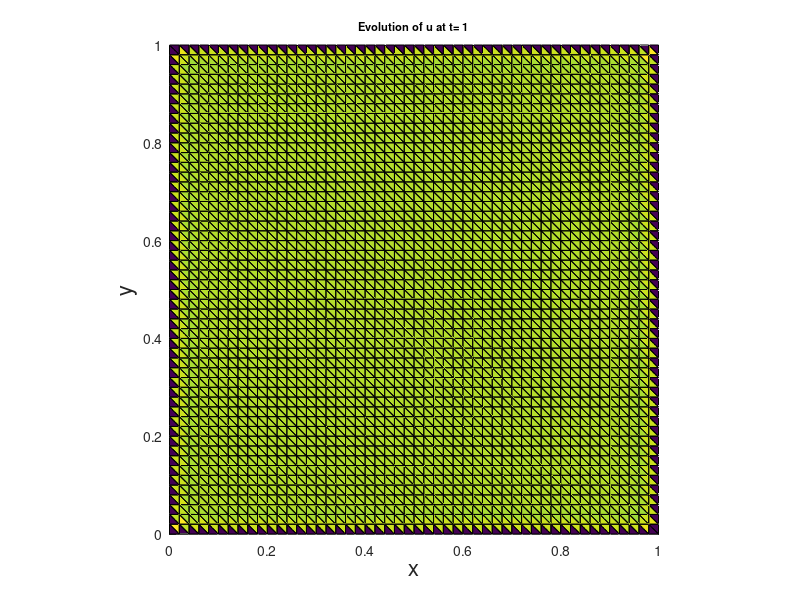

MATLAB code to generate this figure:
%% This script solves schnakenberg reaction kinetics on a fixed square.
% Wakil Sarfaraz   30/11/15
clear all;
tic
xmax = 1;
tm = 1;
dt = 0.01;
M = tm/dt;

du = 0.01;
dv = 4;
d = 0;
a = 0.4;
b = 0.4;
gam = 300;

N = 50; 
X = linspace(0,xmax,N+1);
T = linspace(0, tm,M+1); 
[x, y] = meshgrid(X,X); 
                       
x =x(:);  
y =y(:);  
NNODES = (N+1)^2;



U = zeros(NNODES,1);
V = zeros(NNODES,1);



  
NTRI = 2*N^2;  
LNODES = zeros(NTRI,3); 
for i = 1:N
    for j = 1: N
        LNODES(i+2*(j-1)*N,1) = i+(j-1)*(N+1);
        LNODES(i+2*(j-1)*N,2) = i+j*(N+1); 
        LNODES(i+2*(j-1)*N,3) = (i+1)+(j-1)*(N+1); 
        
        LNODES(i+N+2*(j-1)*N,1) = i+1+j*(N+1); 
        LNODES(i+N+2*(j-1)*N,2) = (i+1)+(j-1)*(N+1);
        LNODES(i+N+2*(j-1)*N,3) = i+j*(N+1);
                                   
    end
end

for i = 1 : NNODES
    if (x(i)==0 || x(i)==xmax || y(i)==0 || y(i)==xmax)
        U(i) = 0;
        V(i) = 0;
    else
    U(i) = a + b + 0.001*exp(-100*(abs(x(i)-0.5)^2+(y(i)-1/3)^2));
    %V(i) = a + b + 0.001*abs(sin(-100*((x(i)-0.5)^2+(y(i)-1/3)^2)));
  
    V(i) = b/(a+b)^2; 
    end
end
ui = [min(U) max(U)]
vi = [min(V) max(V)]
% figure(1)
% title ('Schnakenberg Kinetics with Du=40, Dv=2, gamma=500')
% subplot (2,2,1)
% trisurf(LNODES,x,y,U(:,:))
% xlabel('x')
% ylabel('y')
% view(2)
% %title('Initial pattern of u')
% legend('Initial u')
% shading interp
% axis equal tight
% subplot(2,2,2)
% trisurf(LNODES,x,y,V(:,:))
% xlabel('x')
% ylabel('y')
% view(2)
% %title('Initial pattern of v')
% legend('Initial v')
% shading interp
% axis equal tight



SPSM = sparse(NNODES, NNODES);
SPMM = sparse(NNODES, NNODES);
SPC = sparse(NNODES,NNODES);
SPD =sparse (NNODES,NNODES);

UG = zeros(NNODES,1);
VG = zeros(NNODES,1);

RHSU = zeros(NNODES,1);         
RHSV = zeros(NNODES,1);

for n = 1: NTRI
    r1 = [x(LNODES(n,1)) y(LNODES(n,1))];
    r2 = [x(LNODES(n,2)) y(LNODES(n,2))];
    r3 = [x(LNODES(n,3)) y(LNODES(n,3))];
    J = [r2(1)-r1(1) r2(2)-r1(2); r3(1)-r1(1) r3(2)-r1(2)]; 
    
    StiffL = (1/(2*det(J)))* [(r2-r3)*(r2-r3)' (r2-r3)*(r3-r1)' (r2-r3)*(r1-r2)';...
           (r2-r3)*(r3-r1)' (r3-r1)*(r3-r1)' (r3-r1)*(r1-r2)';...
           (r2-r3)*(r1-r2)' (r3-r1)*(r1-r2)' (r1-r2)*(r1-r2)'];
       
       ksi = [0 1/2]';
       eta = [0 1/2]';
       
       xx = [(1-ksi(1)-eta(1))*r1(1)+ksi(1)*r2(1)+eta(1)*r3(1) (1-ksi(2)-eta(2))*r1(1)+ksi(2)*r2(1)+eta(2)*r3(1)]';
       yy = [(1-ksi(1)-eta(1))*r1(2)+ksi(1)*r2(2)+eta(1)*r3(2) (1-ksi(2)-eta(2))*r1(2)+ksi(2)*r2(2)+eta(2)*r3(2)]';
       
 MassL = det(J)*[1/12 1/24 1/24; 1/24 1/12 1/24; 1/24 1/24 1/12]; 
 

 CL = det(J)/360*[12*U(LNODES(n,1))*V(LNODES(n,1))+3*(U(LNODES(n,1))*V(LNODES(n,2))+U(LNODES(n,2))*V(LNODES(n,1))+...
     U(LNODES(n,1))*V(LNODES(n,3))+U(LNODES(n,3))*V(LNODES(n,1)))+2*(U(LNODES(n,2))*V(LNODES(n,2))+U(LNODES(n,3))*V(LNODES(n,3)))+...
     U(LNODES(n,2))*V(LNODES(n,3))+U(LNODES(n,3))*V(LNODES(n,2)) 3*(U(LNODES(n,1))*V(LNODES(n,1))+U(LNODES(n,2))*V(LNODES(n,2)))+...
     2*(U(LNODES(n,1))*V(LNODES(n,2))+U(LNODES(n,2))*V(LNODES(n,1)))+V(LNODES(n,3))*(U(LNODES(n,1))+U(LNODES(n,2))+U(LNODES(n,3)))+...
     U(LNODES(n,3))*(V(LNODES(n,1))+V(LNODES(n,2))) 3*(U(LNODES(n,1))*V(LNODES(n,1))+U(LNODES(n,3))*V(LNODES(n,3)))+2*...
     (U(LNODES(n,1))*V(LNODES(n,3))+U(LNODES(n,3))*V(LNODES(n,1)))+V(LNODES(n,2))*(U(LNODES(n,1))+U(LNODES(n,2))+U(LNODES(n,3)))+...
     U(LNODES(n,2))*(V(LNODES(n,1))+V(LNODES(n,3))); 3*(U(LNODES(n,1))*V(LNODES(n,1))+U(LNODES(n,2))*V(LNODES(n,2)))+...
     2*(U(LNODES(n,1))*V(LNODES(n,2))+U(LNODES(n,2))*V(LNODES(n,1)))+V(LNODES(n,3))*(U(LNODES(n,1))+U(LNODES(n,2))+U(LNODES(n,3)))+...
     U(LNODES(n,3))*(V(LNODES(n,1))+V(LNODES(n,2))) 12*U(LNODES(n,2))*V(LNODES(n,2))+3*(U(LNODES(n,1))*V(LNODES(n,2))+U(LNODES(n,2))*V(LNODES(n,1))+...
     U(LNODES(n,2))*V(LNODES(n,3))+U(LNODES(n,3))*V(LNODES(n,2)))+2*(U(LNODES(n,1))*V(LNODES(n,1))+U(LNODES(n,3))*V(LNODES(n,3)))+...
     U(LNODES(n,1))*V(LNODES(n,3))+U(LNODES(n,3))*V(LNODES(n,1)) 3*(U(LNODES(n,2))*V(LNODES(n,2))+U(LNODES(n,3))*V(LNODES(n,3)))+...
     2*(U(LNODES(n,2))*V(LNODES(n,3))+U(LNODES(n,3))*V(LNODES(n,2)))+V(LNODES(n,1))*(U(LNODES(n,1))+U(LNODES(n,2))+U(LNODES(n,3)))+...
     U(LNODES(n,1))*(V(LNODES(n,2))+V(LNODES(n,3))); 3*(U(LNODES(n,1))*V(LNODES(n,1))+U(LNODES(n,3))*V(LNODES(n,3)))+2*...
     (U(LNODES(n,1))*V(LNODES(n,3))+U(LNODES(n,3))*V(LNODES(n,1)))+V(LNODES(n,2))*(U(LNODES(n,1))+U(LNODES(n,2))+U(LNODES(n,3)))+...
     U(LNODES(n,2))*(V(LNODES(n,1))+V(LNODES(n,3))) 3*(U(LNODES(n,2))*V(LNODES(n,2))+U(LNODES(n,3))*V(LNODES(n,3)))+...
     2*(U(LNODES(n,2))*V(LNODES(n,3))+U(LNODES(n,3))*V(LNODES(n,2)))+V(LNODES(n,1))*(U(LNODES(n,1))+U(LNODES(n,2))+U(LNODES(n,3)))+...
     U(LNODES(n,1))*(V(LNODES(n,2))+V(LNODES(n,3))) 12*U(LNODES(n,3))*V(LNODES(n,3))+3*(U(LNODES(n,1))*V(LNODES(n,3))+...
     U(LNODES(n,3))*V(LNODES(n,1))+U(LNODES(n,2))*V(LNODES(n,3))+U(LNODES(n,3))*V(LNODES(n,2)))+2*(U(LNODES(n,1))*V(LNODES(n,1))+...
     U(LNODES(n,2))*V(LNODES(n,2)))+U(LNODES(n,1))*V(LNODES(n,2))+U(LNODES(n,2))*V(LNODES(n,1))];
 

DL = det(J)/360*[12*U(LNODES(n,1))^2+6*(U(LNODES(n,1))*U(LNODES(n,2))+U(LNODES(n,1))*U(LNODES(n,3)))+2*(U(LNODES(n,2))^2+...
    U(LNODES(n,3))^2+U(LNODES(n,2))*U(LNODES(n,3))) 4*U(LNODES(n,1))*U(LNODES(n,2))+3*(U(LNODES(n,1))^2+U(LNODES(n,2))^2)+...
    2*(U(LNODES(n,1))*U(LNODES(n,3))+U(LNODES(n,2))*U(LNODES(n,3)))+U(LNODES(n,3))^2 4*U(LNODES(n,1))*U(LNODES(n,3))+...
    3*(U(LNODES(n,1))^2+U(LNODES(n,3))^2)+2*(U(LNODES(n,1))*U(LNODES(n,2))+U(LNODES(n,2))*U(LNODES(n,3)))+...
    U(LNODES(n,2))^2; 4*U(LNODES(n,1))*U(LNODES(n,2))+3*(U(LNODES(n,1))^2+U(LNODES(n,2))^2)+...
    2*(U(LNODES(n,1))*U(LNODES(n,3))+U(LNODES(n,2))*U(LNODES(n,3)))+U(LNODES(n,3))^2 12*U(LNODES(n,2))^2+...
    6*(U(LNODES(n,1))*U(LNODES(n,2))+U(LNODES(n,2))*U(LNODES(n,3)))+2*(U(LNODES(n,1))^2+U(LNODES(n,3))^2+...
    U(LNODES(n,1))*U(LNODES(n,3))) 4*U(LNODES(n,2))*U(LNODES(n,3))+3*(U(LNODES(n,2))^2+U(LNODES(n,3))^2)+...
    2*(U(LNODES(n,1))*U(LNODES(n,2))+U(LNODES(n,1))*U(LNODES(n,3)))+U(LNODES(n,1))^2; 4*U(LNODES(n,1))*U(LNODES(n,3))+...
    3*(U(LNODES(n,1))^2+U(LNODES(n,3))^2)+2*(U(LNODES(n,1))*U(LNODES(n,2))+U(LNODES(n,2))*U(LNODES(n,3)))+...
    U(LNODES(n,2))^2 4*U(LNODES(n,2))*U(LNODES(n,3))+3*(U(LNODES(n,2))^2+U(LNODES(n,3))^2)+...
    2*(U(LNODES(n,1))*U(LNODES(n,2))+U(LNODES(n,1))*U(LNODES(n,3)))+U(LNODES(n,1))^2 12*U(LNODES(n,3))^2+...
    6*(U(LNODES(n,1))*U(LNODES(n,3))+U(LNODES(n,2))*U(LNODES(n,3)))+2*(U(LNODES(n,1))^2+U(LNODES(n,2))^2+...
    U(LNODES(n,1))*U(LNODES(n,2)))];
    
 
 UL = det(J)*[1/6;1/6;1/6];
 VL = det(J)*[1/6;1/6;1/6];
   
   
   
   
       for i = 1 : 3 
           for j = 1:3  
               SPSM(LNODES(n,i),LNODES(n,j)) =SPSM(LNODES(n,i),LNODES(n,j))+ StiffL(i,j);
               SPMM(LNODES(n,i),LNODES(n,j)) =SPMM(LNODES(n,i),LNODES(n,j))+ MassL(i,j);
               SPC(LNODES(n,i),LNODES(n,j)) =  SPC(LNODES(n,i),LNODES(n,j))+ CL(i,j);
               SPD(LNODES(n,i),LNODES(n,j)) =  SPD(LNODES(n,i),LNODES(n,j))+ DL(i,j);
           end
       end
       
       
       for i = 1 : 3
           UG(LNODES(n,i)) = UG(LNODES(n,i))+UL(i);
           VG(LNODES(n,i)) = VG(LNODES(n,i))+VL(i);
       end
           
       
    
       
end


 TMatrixU =  SPMM+0*dt*SPSM+gam*dt*SPMM-gam*dt*SPC;
 TMatrixV =  SPMM+dt*d*SPSM+gam*dt*SPD;

for i = 1: NNODES
    if (x(i)==0  || x(i)==xmax || y(i)==0 || y(i)==xmax )
        RHSU(i) = 0;
        RHSV(i) = 0;
        TMatrixU(i,:) = 0;
        TMatrixV(i,:) = 0;
        SPMM(i,:) = 0;
        SPC(i,:) = 0;
        SPD(i,:) = 0;
        TMatrixU(i,i) = 1;
        TMatrixV(i,i) = 1;

    end

end



for j = 1:M+1

 

    

    RHSU = SPMM*U+a*gam*dt*UG;
    RHSV = SPMM*V+b*gam*dt*VG;
    U = TMatrixU\RHSU;
    V = TMatrixV\RHSV;
    
   % figure(1)
    
%subplot(1,2,1)
trisurf(LNODES,x,y,U(:,:))
%colorbar
%shading interp
xlabel('x','fontsize',16) 
xlim([0 xmax])
ylim([0 xmax])
view(2)
ylabel('y','fontsize',16)
zlabel('u & v','fontsize',16)
title(['Evolution of u at t= ',num2str(T(j))],'fontsize',8)
axis equal tight
% subplot(1,2,2)
% trisurf(LNODES,x,y,V(:,:))
% colorbar
% shading interp
% xlabel('x','fontsize',16) 
% xlim([0 xmax])
% ylim([0 xmax])
% view(2)
% ylabel('y','fontsize',16)
% zlabel('u & v','fontsize',16)
% title(['Evolution of v at t= ',num2str(T(j))],'fontsize',8)
% axis equal tight
%MV(j)=getframe(gcf);
pause(1e-10) 



end


%figure(2)
% subplot(2,2,3)
%  %trisurf(LNODES,x,y,1/max(U)*U(:,:),1/max(V)*V(:,:))
%  trisurf(LNODES,x,y,U(:,:))
% %  %trisurf(LNODES,x,y,1/max(V)*V(:,:))
%  xlim([0 xmax])
%  ylim([0 xmax])
%  xlabel('x')
%  ylabel('y')
%  %zlabel('u and v')
%  view(2)
%  %title ('Pattern formed by u')
%  legend('Evolved pattern of u')
%  shading interp
%  axis equal tight
%  hold on
%  subplot(2,2,4)
%  %trisurf(LNODES,x,y,1/max(U)*U(:,:),1/max(V)*V(:,:))
%  %trisurf(LNODES,x,y,1/max(U)*U(:,:))
%  trisurf(LNODES,x,y,V(:,:))
%  colorbar 
%  xlim([0 xmax])
%  ylim([0 xmax])
%  xlabel('x')
%  ylabel('y')
%  view(2)
 %title ('Pattern formed by v')
%  legend('Evolved pattern of v')
%  shading interp
%  axis equal tight
%movie2avi(MV,'SpotsToSptripes.avi');
uf = [min(U) max(U)]
vf = [min(V) max(V)]

hold off
 